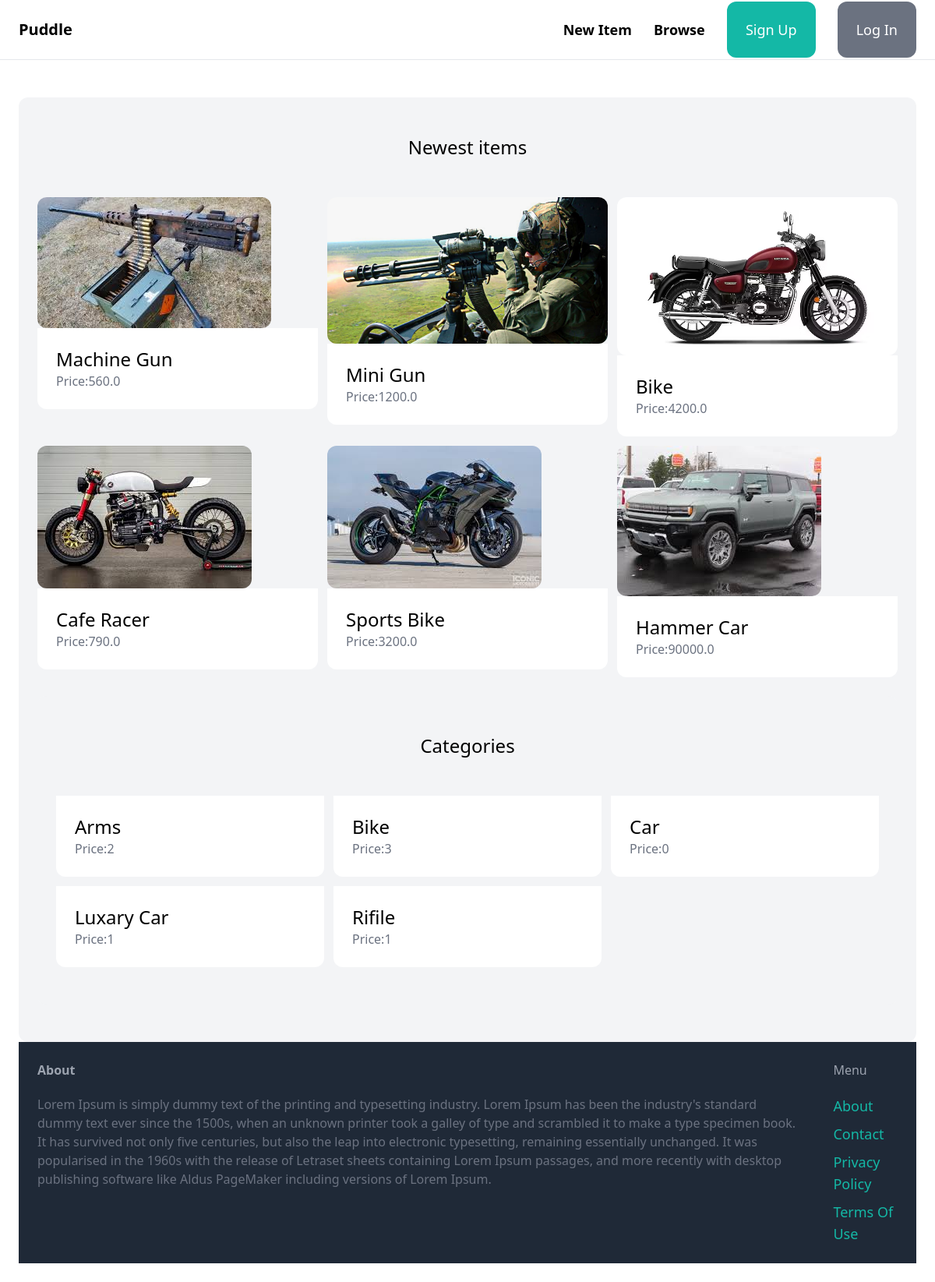
The page / on the database its author committed.
### item/models.py (models this page shows, shortened)
class Item (models.Model):
    category = models.ForeignKey(Category , related_name='items' , on_delete=models.CASCADE)
    name = models.CharField(max_length=100)
    description = models.TextField(blank=True , null=True)
    price = models.FloatField()
    image = models. ImageField(upload_to='item_images' , blank=True,null=True)
    is_sold = models.BooleanField(default=False)
    user = models.ForeignKey(User, related_name='items', on_delete=models.CASCADE)
    created_at = models.DateTimeField(auto_now_add=True)

class Category(models.Model):
    name =models.CharField(max_length=200)
    class Meta:
        ordering = ('name',)
        verbose_name_plural = 'Categories'

### core/views.py (the view)
# urls.py: path('', views.index, name='index'),
def index(request):
    items = Item.objects.filter(is_sold=False)[0:6]
    categories = Category.objects.all()
    return render(request , 'core/index.html',{
        'categories': categories,
        'items' : items,
    })

### core/templates/core/index.html (shortened to what this page needs)
{% extends 'core/base.html' %}
{% block content %}
    <div class = "mt-6 px-6 py-12 bg-gray-100 rounded-xl">
        <h2 class="mb-12 text-2xl text-center">Newest items</h2>
        <div class="grid grid-cols-3 gap-3">
            {% for item in items %}
                <div>
                    <a href="{% url 'item:detail' item.id %}">
                        <div>
                            <img src="{{ item.image.url }}" class="rounded-xl">
                        </div>
                        <div class="p-6 bg-white rounded-b-xl">
                            <h2 class="text-2xl">{{ item.name }}</h2>
                            <p class=" text-gray-500">Price:{{ item.price }}</p>
                        </div>
                    </a>
                </div>
            {% endfor %}
        </div>
        <div class = "mt-6 px-6 py-12 bg-gray-100 rounded-xl">
            <h2 class="mb-12 text-2xl text-center">Categories</h2>
            <div class="grid grid-cols-3 gap-3">
                {% for category in categories %}
                    <div>
                        <a href="#">
                            <div class="p-6 bg-white rounded-b-xl">
                                <h2 class="text-2xl">{{ category.name }}</h2>
                                <p class=" text-gray-500">Price:{{ category.items.count }}</p>
                            </div>
                        </a>
                    </div>
                {% endfor %}
            </div>
        </div>
{% endblock  %}

### rows shown on the page
Item: image (picture), name "Machine Gun", price "560.0"
Item: image (picture), name "Mini Gun", price "1200.0"
Item: image (picture), name "Bike", price "4200.0"
Item: image (picture), name "Cafe Racer", price "790.0"
Item: image (picture), name "Sports Bike", price "3200.0"
Item: image (picture), name "Hammer Car", price "90000.0"
Category: name "Arms", items.count "2"
Category: name "Bike", items.count "3"
Category: name "Car", items.count "0"
Category: name "Luxary Car", items.count "1"
Category: name "Rifile", items.count "1"
